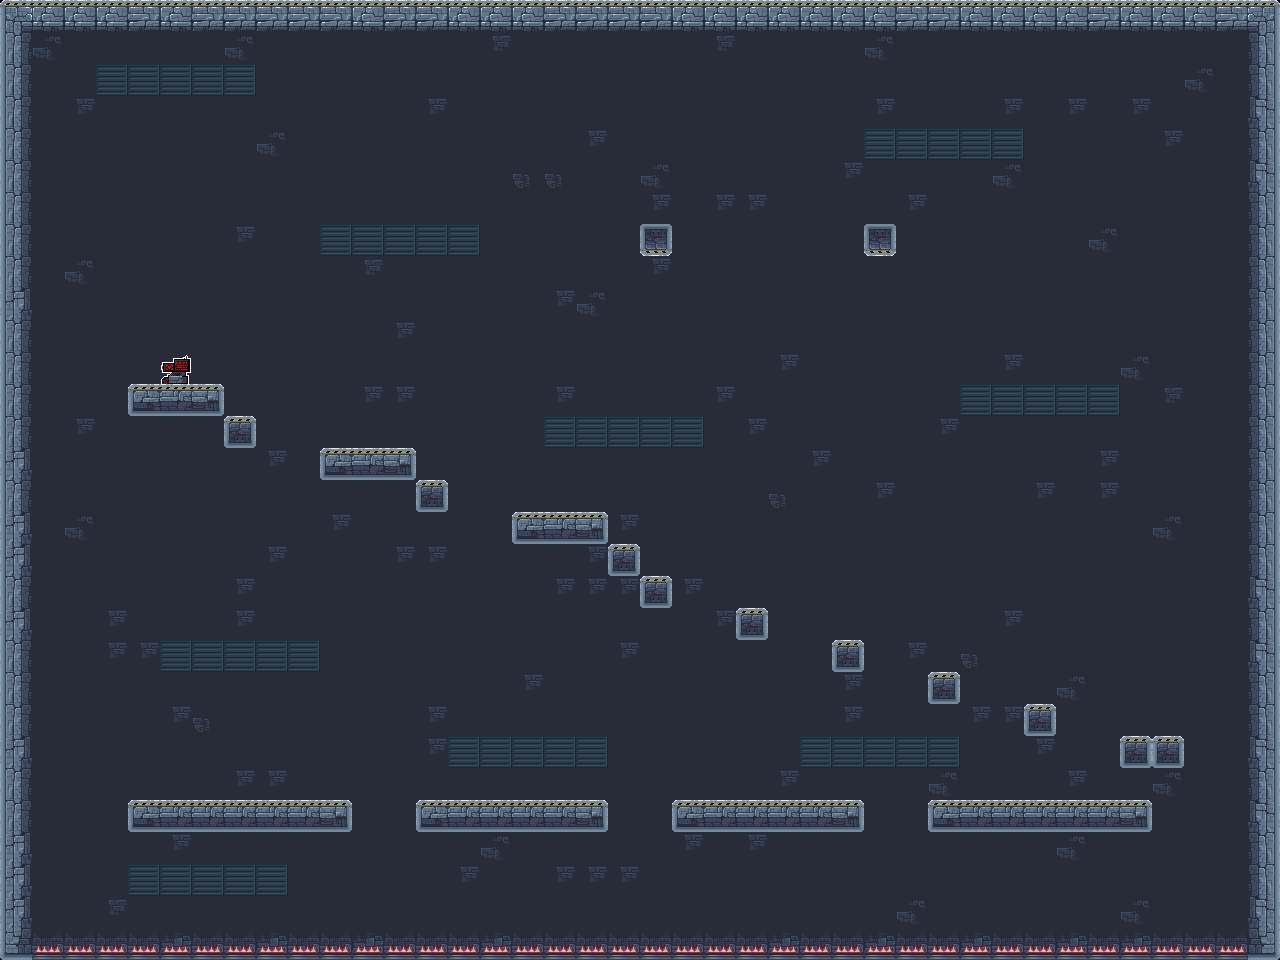

The image is a tile-based game level rendered from a .tmx file. Its description and source (layers, tilesets, objects; grid data summarised) follow:
An orthogonal 40x30 tile map with 32x32 px tiles, 5 tile layers (backg, collides, spikes, lvlend, ...) and 1 object (Player).

<map version="1.10" tiledversion="1.10.1" orientation="orthogonal" renderorder="right-down" width="40" height="30" tilewidth="32" tileheight="32" infinite="0" nextlayerid="8" nextobjectid="15">
 <tileset firstgid="1" source="level_tileset.tsx" />
 <layer id="1" name="backg" width="40" height="30">
  <data>[1200 cells, 1200 non-empty, 19 distinct tile ids]</data>
 </layer>
 <layer id="2" name="collides" width="40" height="30">
  <data>[1200 cells, 145 non-empty, 14 distinct tile ids]</data>
 </layer>
 <layer id="4" name="spikes" width="40" height="30" opacity="0.66">
  <data>[1200 cells, 38 non-empty, 1 distinct tile ids]</data>
 </layer>
 <layer id="6" name="lvlend" width="40" height="30">
  <data>[1200 cells, 1 non-empty, 1 distinct tile ids]</data>
 </layer>
 <layer id="7" name="Gswitch" width="40" height="30">
  <data>[1200 cells, 0 non-empty, 0 distinct tile ids]</data>
 </layer>
 <objectgroup id="3" name="entities">
  <object id="14" name="Player" x="230.494" y="776.126">
   <point />
  </object>
 </objectgroup>
</map>
